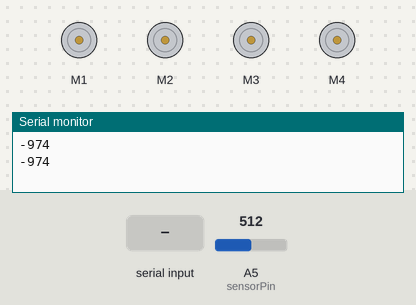
A sketch run on a simulated Arduino Uno, built with avr-gcc and run on an emulated ATmega328P. Shown: 4 × DC motor (green arrow = forward, orange = backward, longer = faster), the last lines printed to the serial monitor. The test bench sets the inputs (shaded band); at power-on: A5 (sensorPin) = 512.

Above: at 1.2 s.
1.3 s: "90,45\n" received over Serial
At 2.4 s:
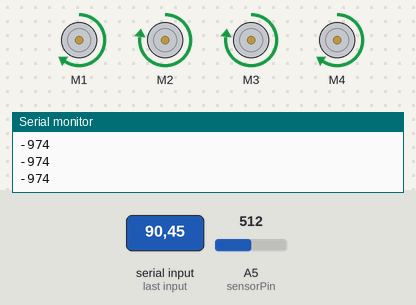
2.8 s: byte 44 (',') received over Serial
At 3.5 s:
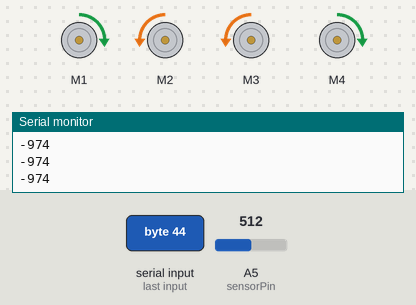
4.3 s: "30,150\n" received over Serial
At 4.7 s:
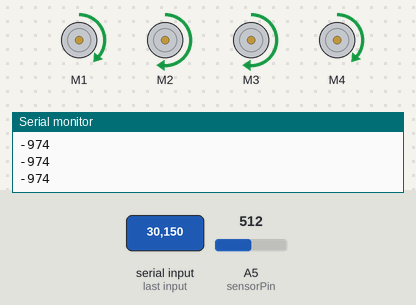
5.8 s: byte 10 ('\n') received over Serial
At 7.0 s:
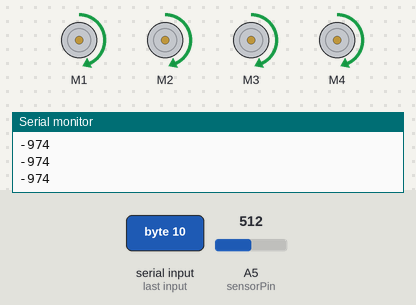
7.3 s: "5\n" received over Serial
At 8.1 s:
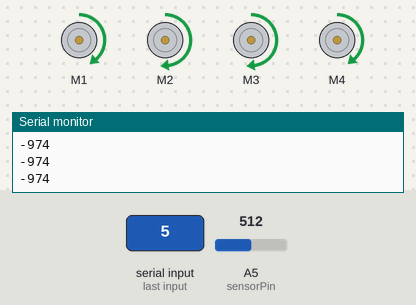
8.8 s: ",\n" received over Serial
At 9.3 s:
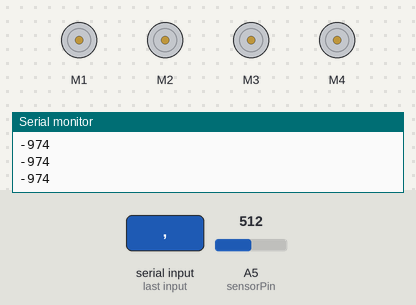
Timing chart, 0 to 11.3 s (numbered marks = the images above; inputs shaded):
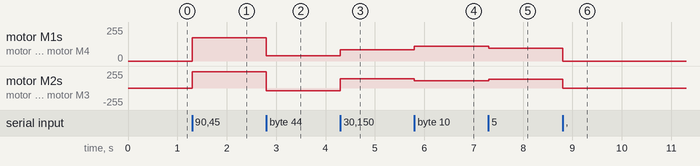

The sketch:

remote_car_base_android.ino
```cpp
// (licence header left out)
#include <AFMotor.h>

#define runEvery(t) for (static uint16_t _lasttime;\
                         (uint16_t)((uint16_t)millis() - _lasttime) >= (t);\
                         _lasttime += (t))

AF_DCMotor motor1(1);
AF_DCMotor motor2(2);
AF_DCMotor motor3(3);
AF_DCMotor motor4(4);

const int sensorPin = A5;

String inString = ""; // string to hold the input
float linearFloat;
float angFloat;

int sensorValue = 0;
int preState = 0;
int state = 0; // 0:stop; 1:turning right; 2: turning left; 3: forward; 4: backward

void setup() {
  Serial.begin(115200);           // set up Serial library at 115200 bps
//  Serial.println("Setup serial port");

  // turn on motor
  motor1.setSpeed(200);
  motor2.setSpeed(200);
  motor3.setSpeed(200);
  motor4.setSpeed(200);

  motor1.run(RELEASE);
  motor2.run(RELEASE);
  motor3.run(RELEASE);
  motor4.run(RELEASE);
}

float filter_neg(float floatIn){
  if(floatIn < 0.0){
    return floatIn * -1;
  }
  else{
    return floatIn;
  }
}

void forward(float vel){
//  Serial.print("Forward");
  motor1.run(FORWARD);
  motor2.run(FORWARD);
  motor3.run(FORWARD);
  motor4.run(FORWARD);
  motor1.setSpeed(vel);
  motor2.setSpeed(vel);
  motor3.setSpeed(vel);
  motor4.setSpeed(vel);
}

void backward(float vel){
//  Serial.print("Backward");
  motor1.run(BACKWARD);
  motor2.run(BACKWARD);
  motor3.run(BACKWARD);
  motor4.run(BACKWARD);
  motor1.setSpeed(vel);
  motor2.setSpeed(vel);
  motor3.setSpeed(vel);
  motor4.setSpeed(vel);
}

void halt(){
//  Serial.print("Stop");
  motor1.run(RELEASE);
  motor2.run(RELEASE);
  motor3.run(RELEASE);
  motor4.run(RELEASE);
}

void turnRight(float vel){
//  Serial.print("Turning Right");
  motor1.run(BACKWARD);
  motor2.run(FORWARD);
  motor3.run(FORWARD);
  motor4.run(BACKWARD);
  motor1.setSpeed(vel);
  motor2.setSpeed(vel);
  motor3.setSpeed(vel);
  motor4.setSpeed(vel);
}

void turnLeft(float vel){
//  Serial.print("Turning Left");
  motor1.run(FORWARD);
  motor2.run(BACKWARD);
  motor3.run(BACKWARD);
  motor4.run(FORWARD);
  motor1.setSpeed(vel);
  motor2.setSpeed(vel);
  motor3.setSpeed(vel);
  motor4.setSpeed(vel);
}

void forwardRight(float linearVel,float deltaAngVel){
//  Serial.print("Forward Right");
  motor1.run(FORWARD);
  motor2.run(FORWARD);
  motor3.run(FORWARD);
  motor4.run(FORWARD);
  motor1.setSpeed(linearVel - deltaAngVel);
  motor2.setSpeed(linearVel + deltaAngVel);
  motor3.setSpeed(linearVel + deltaAngVel);
  motor4.setSpeed(linearVel - deltaAngVel);
}

void forwardLeft(float linearVel,float deltaAngVel){
//  Serial.print("Forward Left");
  motor1.run(FORWARD);
  motor2.run(FORWARD);
  motor3.run(FORWARD);
  motor4.run(FORWARD);
  motor1.setSpeed(linearVel + deltaAngVel);
  motor2.setSpeed(linearVel - deltaAngVel);
  motor3.setSpeed(linearVel - deltaAngVel);
  motor4.setSpeed(linearVel + deltaAngVel);
}

void backwardLeft(float linearVel,float deltaAngVel){
//  Serial.print("Backward Left");
  motor1.run(BACKWARD);
  motor2.run(BACKWARD);
  motor3.run(BACKWARD);
  motor4.run(BACKWARD);
  motor1.setSpeed(linearVel + deltaAngVel);
  motor2.setSpeed(linearVel - deltaAngVel);
  motor3.setSpeed(linearVel - deltaAngVel);
  motor4.setSpeed(linearVel + deltaAngVel);
}

void backwardRight(float linearVel,float deltaAngVel){
//  Serial.print("Backward Right");
  motor1.run(BACKWARD);
  motor2.run(BACKWARD);
  motor3.run(BACKWARD);
  motor4.run(BACKWARD);
  motor1.setSpeed(linearVel - deltaAngVel);
  motor2.setSpeed(linearVel + deltaAngVel);
  motor3.setSpeed(linearVel + deltaAngVel);
  motor4.setSpeed(linearVel - deltaAngVel);
}

void move_base(float linearVelIn,float angVelIn){

  // Convert Twist values into motor speed values
  float linearVel = filter_neg(linearVelIn * 200);
  float deltaAngVel = filter_neg(angVelIn * 150);

  if (linearVelIn > 0.0){
    if (angVelIn == 0.0){       // forward
      forward(linearVel);
    }
    else if (angVelIn > 0.0){   // forward left
      forwardLeft(linearVel,deltaAngVel);
    }
    else {                      // forward right
      forwardRight(linearVel,deltaAngVel);
    }
  }
  else if (linearVelIn < 0.0){
    if (angVelIn == 0.0){       // backward
      backward(linearVel);
    }
    else if (angVelIn > 0.0){   // backward left
      backwardLeft(linearVel,deltaAngVel);
    }
    else {                      // backward right
      backwardRight(linearVel,deltaAngVel);
    }
  }
  else{
    if (angVelIn == 0.0){       // stop
      halt();
    }
    else if (angVelIn > 0.0){   // turn left
      turnLeft(filter_neg(angVelIn * 200));
    }
    else {                      // turn right
      turnRight(filter_neg(angVelIn * 200));
    }
  }
}

void loop() {
  runEvery(500){// Read in LDR value every 1000 millisecond
    sensorValue = map(analogRead(sensorPin),970,1017,0,100); // read the value from the sensor
    Serial.println(sensorValue); //prints the values coming from the sensor on the screen
  }
  // Update motor base
  if (Serial.available() > 0) {
    int inChar = Serial.read();
    if (inChar == ','){
      linearFloat = inString.toFloat();

      inString = "";
    }
    else if (inChar == '\n'){
      angFloat = inString.toFloat();

      inString = "";
    }
    else{
      inString += (char)inChar;
    }
//    Serial.println(linearFloat,angFloat);
    move_base(linearFloat,angFloat);
  }
}
```

Measured:
- after the input at 1.3 s, motor M1, motor M4: stopped → forward 174/255 at once; motor M2, motor M3: stopped → forward 242/255 at once
- after the input at 2.8 s, motor M1, motor M4: forward 174/255 → forward 40/255 at once; motor M2, motor M3: forward 242/255 → backward 40/255 at once
- after the input at 4.3 s, motor M1, motor M4: forward 40/255 → forward 84/255 at once; motor M2, motor M3: backward 40/255 → forward 140/255 at once
- after the input at 5.8 s, motor M1, motor M4: forward 84/255 → forward 112/255 at once; motor M2, motor M3: forward 140/255 → forward 112/255 at once
- after the input at 7.3 s, motor M1, motor M4: forward 112/255 → forward 94/255 at once; motor M2, motor M3: forward 112/255 → forward 130/255 at once
- after the input at 8.8 s, motor M1, motor M4: forward 94/255 → stopped at once; motor M2, motor M3: forward 130/255 → stopped at once
